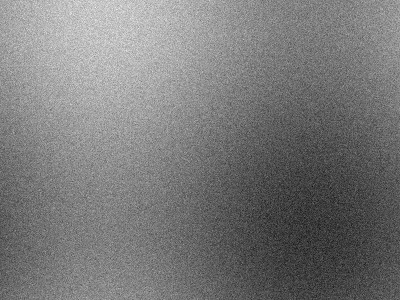
#> input picture data/test_samples/c2pa_broken_tampered.jpg, 400 x 300 px, given in place of media_1794937357622_7e7ff603.jpg, which was not available
$ python test_full_profile.py   (older library calls are emulated)
#> lines starting #> are read from the running program, lines starting #| are printed output that depends on the picture
import numpy as np
import cv2
from PIL import Image
from scipy.stats import kurtosis, skew

def full_profile(path):
    img = Image.open(path).convert('RGB')
#> img is the input picture: PIL image 400x300 RGB; min 10, max 243, mean 121.2
    arr = np.asarray(img, dtype=np.float32)
    gray = cv2.cvtColor(np.asarray(img), cv2.COLOR_RGB2GRAY).astype(np.float32)

    # 1. Color gradient correlation
    # In real photos, hue and saturation have high spatial entropy at edges.
    # In AI generation, color transitions are smoothly blended by neural upsampling.
    hsv = cv2.cvtColor(np.asarray(img), cv2.COLOR_RGB2HSV).astype(np.float32)
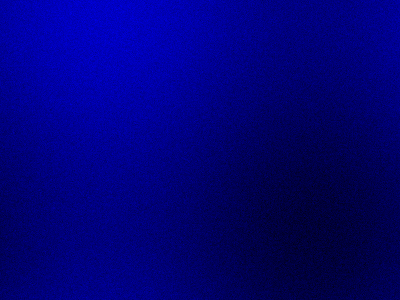
#> hsv: shape (300, 400, 3) float32; mean R, G, B 0, 0, 121.2
    h_chan, s_chan, v_chan = hsv[:,:,0], hsv[:,:,1], hsv[:,:,2]
#> h_chan: shape (300, 400) float32; every value is 0

    # Gradient of Saturation vs Gradient of Value
    gx_s = cv2.Sobel(s_chan, cv2.CV_32F, 1, 0)
    gy_s = cv2.Sobel(s_chan, cv2.CV_32F, 0, 1)
    mag_s = np.sqrt(gx_s**2 + gy_s**2)

    gx_v = cv2.Sobel(v_chan, cv2.CV_32F, 1, 0)
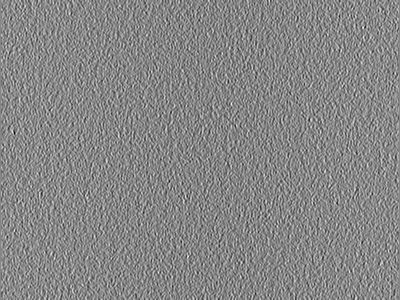
#> gx_v: shape (300, 400) float32; min -219, max 195, mean -0.2; drawn with min black and max white
    gy_v = cv2.Sobel(v_chan, cv2.CV_32F, 0, 1)
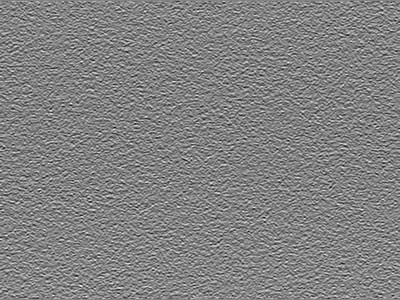
#> gy_v: shape (300, 400) float32; min -186, max 175, mean -1.6; drawn with min black and max white
    mag_v = np.sqrt(gx_v**2 + gy_v**2)
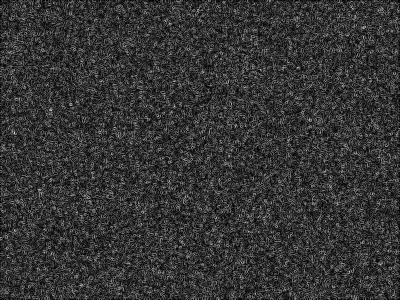
#> mag_v: shape (300, 400) float32; min 0, max 224.4, mean 53.2

    # Correlation between saturation gradient and luminance gradient:
    # Real camera optics (vignetting, Fresnel reflection) have different S-V gradient coupling than diffusion decoders.
    corr_sv = float(np.corrcoef(mag_s.flatten(), mag_v.flatten())[0, 1])
#> corr_sv = nan

    # 2. Local noise uniformity (smooth regions vs textured regions)
    # Neural denoisers in diffusion models create an unnaturally high ratio of texture-to-flat noise
    k_srm = np.array([[-1,2,-2,2,-1],[2,-6,8,-6,2],[-2,8,-12,8,-2],[2,-6,8,-6,2],[-1,2,-2,2,-1]], dtype=np.float32)/12.0
    res = cv2.filter2D(gray, -1, k_srm)
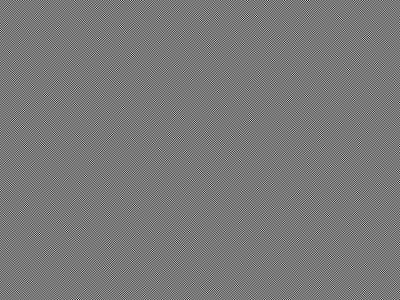
#> res: shape (300, 400) float32; min -108.7, max 119.7, mean 0; drawn with min black and max white

    # 3. Channel residual variance ratio: Var(R_res) / Var(G_res) and Var(B_res) / Var(G_res)
    res_r = cv2.filter2D(arr[:,:,0], -1, k_srm)
    res_g = cv2.filter2D(arr[:,:,1], -1, k_srm)
    res_b = cv2.filter2D(arr[:,:,2], -1, k_srm)
    var_r = float(np.var(res_r))
#> var_r = 695.4
    var_g = float(np.var(res_g))
#> var_g = 695.4
    var_b = float(np.var(res_b))
#> var_b = 695.4
    channel_noise_ratio = (var_r + var_b) / (2.0 * var_g + 1e-6)
#> channel_noise_ratio = 1

    # 4. Color Co-occurrence (Pairs of adjacent pixels in R-B plane)
    r_diff = np.abs(np.diff(arr[:,:,0], axis=1))
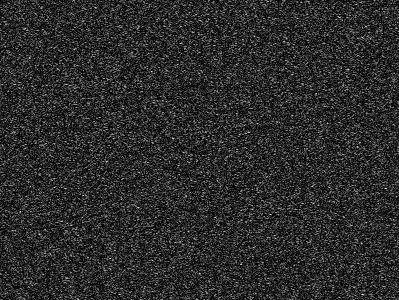
#> r_diff: shape (300, 399) float32; min 0, max 83, mean 14.2; drawn with min black and max white
    b_diff = np.abs(np.diff(arr[:,:,2], axis=1))
    rb_diff_ratio = float(np.mean(r_diff) / (np.mean(b_diff) + 1e-6))
#> rb_diff_ratio = 1

    # 5. High-frequency noise entropy
    hist, _ = np.histogram(res.flatten(), bins=100, range=(-20, 20), density=True)
#> hist = 100 values, max 0.0303 at index 60, min 0.0172 at index 4, mean 0.025
    hist = hist[hist > 0]
    res_entropy = -float(np.sum(hist * np.log2(hist)))
#> res_entropy = 13.28

    return {
        "corr_sv": corr_sv,
        "channel_noise_ratio": channel_noise_ratio,
        "rb_diff_ratio": rb_diff_ratio,
        "res_entropy": res_entropy
    }

samples = [
    ("REAL Gaza", r"C:\Users\singh\.gemini\antigravity\brain\665a9fec-00da-48fe-b182-dbe26c3b7721\.user_uploaded\media_1794937357622_7e7ff603.jpg"),
    ("REAL Nadia", r"C:\Users\singh\.gemini\antigravity\brain\665a9fec-00da-48fe-b182-dbe26c3b7721\.user_uploaded\media_1794937346098_9eed34f1.jpg"),
    ("REAL Aerial", r"C:\Users\singh\.gemini\antigravity\brain\665a9fec-00da-48fe-b182-dbe26c3b7721\.user_uploaded\media_1794937357646_225cc16f.jpg"),
    ("REAL Assembly", r"C:\Users\singh\.gemini\antigravity\brain\665a9fec-00da-48fe-b182-dbe26c3b7721\.user_uploaded\media_1794937357654_26db2ec3.jpg"),
    ("REAL Press", "data/test_samples/authentic_press.jpg"),
    ("AI Earthshot (ChatGPT)", r"C:\Users\singh\.gemini\antigravity\brain\665a9fec-00da-48fe-b182-dbe26c3b7721\.user_uploaded\media_1794938867451_a73fa26d.jpg"),
    ("AI Railway (ChatGPT)", r"C:\Users\singh\.gemini\antigravity\brain\665a9fec-00da-48fe-b182-dbe26c3b7721\.user_uploaded\media_1794938867468_6ba81fb5.jpg"),
    ("AI Synth Sample", "data/test_samples/ai_synthetic_diffusion.jpg")
]

print(f"{'IMAGE':25s} | {'CORR SV':10s} | {'CH RATIO':10s} | {'RB RATIO':10s} | {'ENTROPY':10s}")
print("-" * 75)
for name, p in samples:
    r = full_profile(p)
#> r = {'corr_sv': nan, 'channel_noise_ratio': 1, 'rb_diff_ratio': 1, 'res_entropy': 13.28}
    print(f"{name:25s} | {r['corr_sv']:10.4f} | {r['channel_noise_ratio']:10.4f} | {r['rb_diff_ratio']:10.4f} | {r['res_entropy']:10.4f}")
#| REAL Gaza                 |        nan |     1.0000 |     1.0000 |    13.2782
#> pass 2 of the loop `for name, p in samples:`:
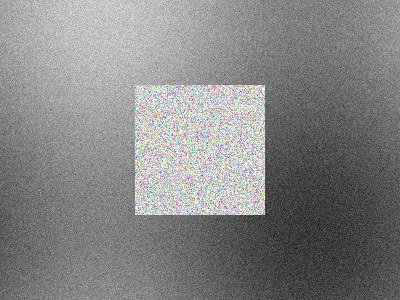
#> input picture data/test_samples/c2pa_discrepancy.jpg, 400 x 300 px, given in place of media_1794937346098_9eed34f1.jpg, which was not available
#> in full_profile, img is the input picture: PIL image 400x300 RGB; mean R, G, B 133.3, 133.2, 133.1
#> corr_sv = 0.454
#> in full_profile (call 2), `res = cv2.filter2D(gray, -1, k_srm)`:
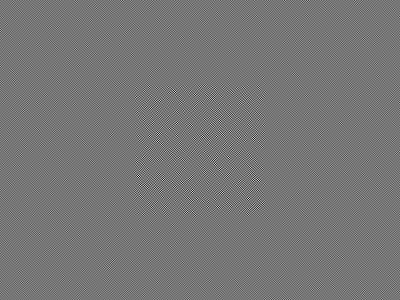
#> res: shape (300, 400) float32; min -205.2, max 235.3, mean 0; drawn with min black and max white
#> var_r = 1142
#> var_g = 1153.8
#> var_b = 1143.3
#> channel_noise_ratio = 0.99
#> in full_profile (call 2), `r_diff = np.abs(np.diff(arr[:,:,0], axis=1))`:
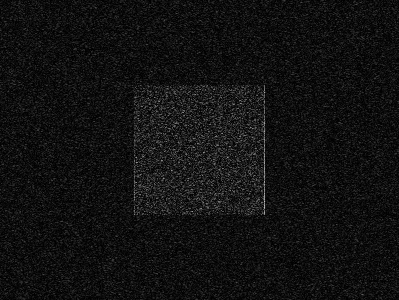
#> r_diff: shape (300, 399) float32; min 0, max 198, mean 17.4
#> hist = 100 values, max 0.031 at index 31, min 0.0166 at index 99, mean 0.025
#> res_entropy = 13.27
#> r = {'corr_sv': 0.454, 'channel_noise_ratio': 0.99, 'rb_diff_ratio': 1, 'res_entropy': 13.27}
#| REAL Nadia                |     0.4542 |     0.9904 |     1.0017 |    13.2704
#> (the run stopped early here; a loop or call above may not have finished)
